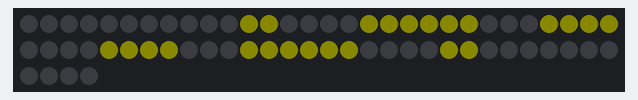
Simulated run of this sketch. Board: Arduino Uno, built with avr-gcc and run on an emulated ATmega328P. On the bench: 64 RGB LEDs in strip order, left to right, continuing on the next row. Dim RGB values are drawn brighter than linear.

Above: at 0.1 s.
At 0.6 s:
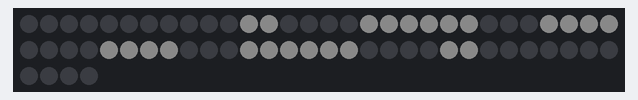

Measured:
- what the display in image 1 shows lasts 0.5 s, from 0.5 s to 1.0 s

The sketch:

neostar.ino
```cpp
#include <Adafruit_NeoPixel.h>
#include "frames.h"
//first one is number of pixels, second is ping
//kalista ur a dipshit
Adafruit_NeoPixel strip(64, 6);
int whichFrame = 0;
int colors [5][3] {
  {255, 0, 255},
  {255, 255, 0},
  {255, 255, 255},
  {0, 255, 0},
  {255, 255, 255}
};
void setup() {
  strip.setBrightness(10);
  Serial.begin(9600);
  strip.begin();
  strip.clear();
  strip.show();
}
void loop() {
  for (int i = 0; i < strip.numPixels(); i++) {
    int pixAddress = pixelMap[i];
    int whichColor = animation[whichFrame][i];
    int red = colors[whichColor][0];
    int green = colors[whichColor][1];
    int blue = colors[whichColor][2];
    if (pixAddress != -1) {
      strip.setPixelColor(pixAddress, red, green, blue);
    }
  }


  /* for (int i = 0; i < strip.numPixels(); i++) {
     int whichColor = pixelMap[whichFrame][i];

     int red = colors[whichColor][0];
     int green = colors[whichColor][1];
     int blue = colors[whichColor][2];
     strip.setPixelColor(i, red, green, blue);

    }*/
  strip.show();
  //whichFrame = (whichFrame + 1) %2;
  //delay(100);

  delay(500);
  whichFrame = (whichFrame + 1) %2;


}
```

Source omitted: frames.h (data table, 791 bytes)
